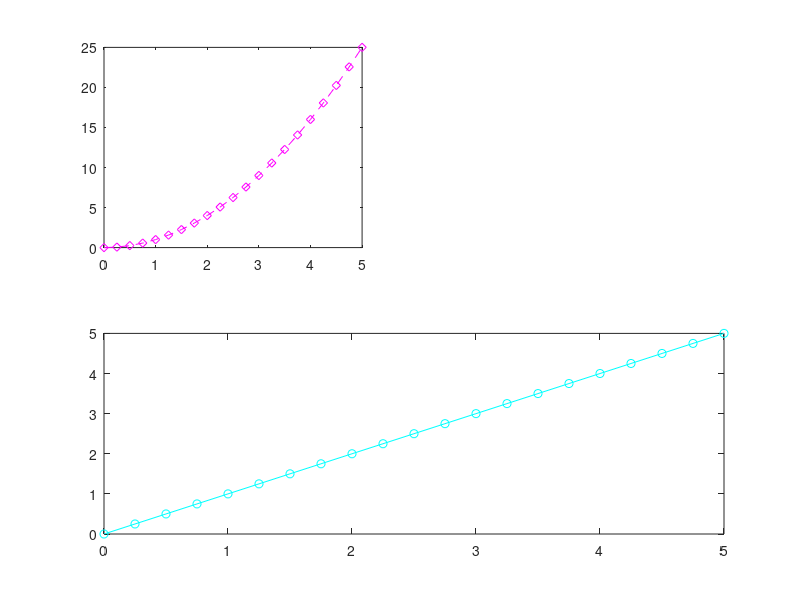

Source code (MATLAB):
%David and class
% Feb 10th, 2021
% Notes on plotting

%We need data to plot before we can plot
X = 0:0.01:2*pi;
Y = sin( X );

plot( X, Y )
title( 'Plot of Sine Function', 'FontSize', 18 );
xlabel( 'Independent Variable' );
ylabel( 'Dependent Variable', 'FontSize', 14 );

%%

t = 0:pi/10:2*pi;
[X,Y,Z] = cylinder(4*1./t);
subplot(2,2,1); mesh(X)
subplot(2,2,2); mesh(Y)
subplot(2,2,3); mesh(Z)
subplot(2,2,4); mesh(X,Y,Z)


%%

%We don't need a second parameter for a plot
Y = [ 1 2 4 8 16 32 64 128 10 7 5 0]
plot(Y)



%%

x = 0:0.5:5
y = x.^2
plot(x,y)
%axis( [ xmin xmax ymin ymax ] )
axis( [-5 5 -50 50 ] )
grid on
grid minor

%%

%Big note: MATLAB will plot anything x-y that you want
y = -5:0.1:5
x = y.^2

plot(x,y)

%%

%parmetric plots

t = 0:0.001:8*pi
x = sin(t).*(t.^2)
y = cos(t).*t
plot(x,y)

%%

%Plotting multiple lines on a plot

x = 0:0.1:5
y1 = sqrt(x)
y2 = x
y3 = x.^2

plot(x,y1,x,y2,x,y3)

%%

x = 0:0.1:5
y1 = sqrt(x)
y2 = x
y3 = x.^2

X = [x' x' x']
Y = [y1' y2' y3']

plot( X, Y )

%%

%This is the most "programmatic" way to do multiple lines

x = 0:0.1:5
y1 = sqrt(x)
y2 = x
y3 = x.^2

plot(x,y1)
hold on;
plot(x,y2)
plot(x,y3)
hold off;


%%

%Controlling the axes

x = 0:0.1:5
y = x.^2
plot(x,y)
axis equal;

%%

%Explicit axes
x = 0:0.1:5
y = x.^2
plot(x,y)
% axis( [ xmin xmax ymin ymax ] )
axis( [ 0 7 -25 25 ] )

%%

x = 0:0.1:5
y1 = sqrt(x)
y2 = x
y3 = x.^2

plot(x,y1)
hold on;
plot(x,y2)
plot(x,y3)
hold off;

legend( 'sqrt', 'linear', 'squared' )

%%

%Line styles

x = 0:0.25:5
y = x.^2
y2 = sqrt(x);
%Optional third parameter controls line style
%See "help plot" for more options
plot(x, y, 'md--')
hold on;
plot( x, y2, 'kx:' )
hold off;

legend( 'squared', 'square root' );

%%

%Subplots and plotting more than one graph at a time

x = 0:0.25:5
y = x.^2
y2 = sqrt(x);

%Subplots always have two parameters: row and column
subplot( 2, 1, 1 ) %two rows, one column, position 1
plot(x, y, 'md--')
subplot( 2, 1, 2 ) %two rows, one column, position 2
plot( x, y2, 'kx:' )

%%

%A lot of subplot variations are possible

x = 0:0.25:5
y = x.^2
y2 = sqrt(x);

%Subplots always have two parameters: row and column
subplot( 1, 2, 1 ) %one row, two columns, position 1
plot(x, y, 'md--')
subplot( 1, 2, 2 ) %one row, two columns, position 2
plot( x, y2, 'kx:' )

%%

%We don't have to fill in every position

x = 0:0.25:5
y = x.^2
y2 = sqrt(x);

%Subplots always have two parameters: row and column
subplot( 2, 2, 1 ) %two rows, two column, position 1
plot(x, y, 'md--')
subplot( 2, 2, 4 ) %two rows, two column, position 4
plot( x, y2, 'kx:' )

%%

%We can also combine different row/column specificiations
% for different effects

x = 0:0.25:5
y = x.^2
y2 = sqrt(x);
y3 = x;

%Subplots always have two parameters: row and column
subplot( 2, 2, 1 ) %two rows, two column, position 1
plot(x, y, 'md--')
subplot( 2, 2, 4 ) %two rows, two column, position 2
plot( x, y2, 'kx:' )
subplot( 2, 1, 2 ) %two rows, one column, position 2
plot( x, y3, 'co-' )






